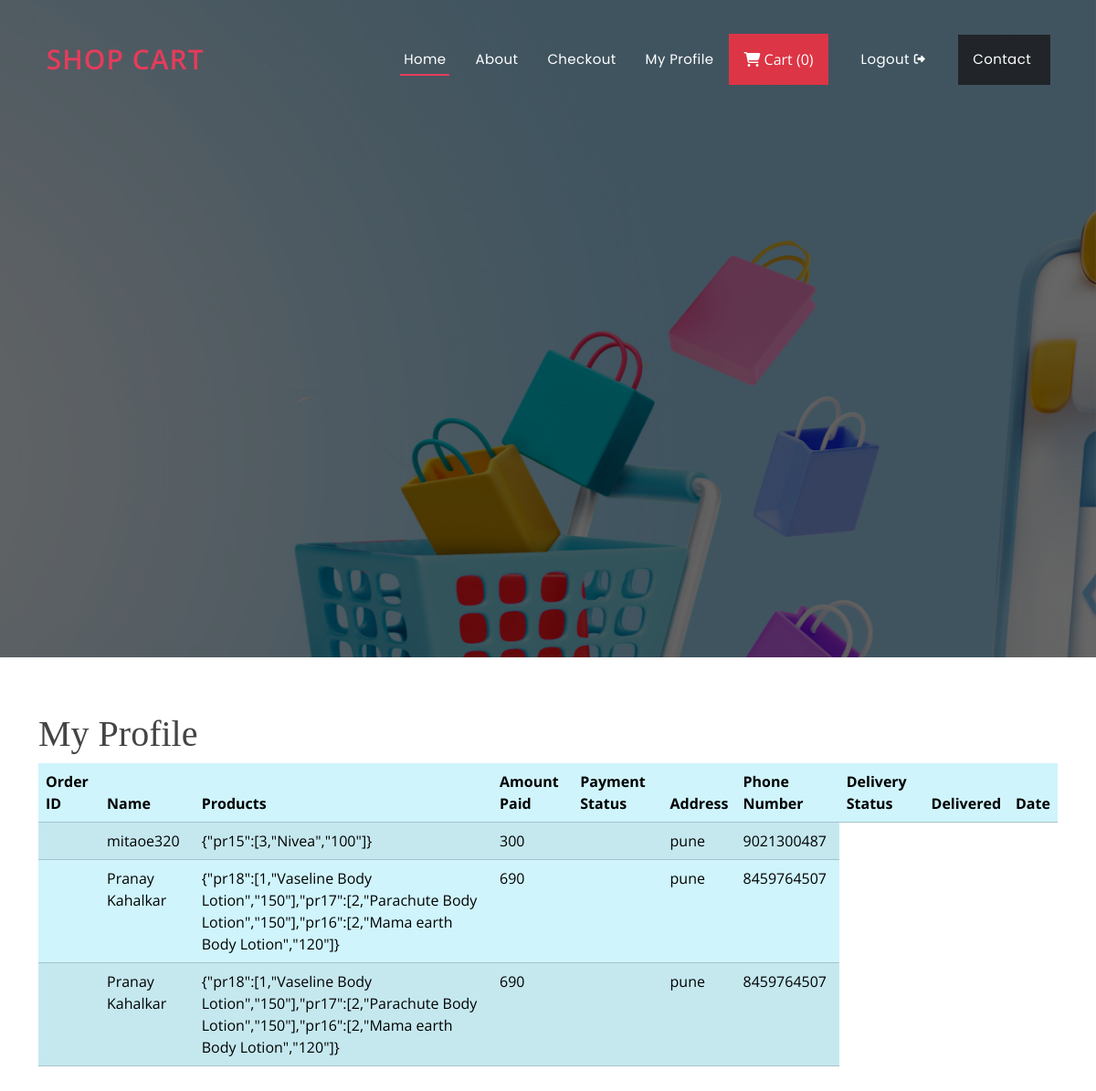
/profile/ (signed in), run on the app's committed database.
### ecommerceapp/models.py (models this page shows, shortened)
class Orders(models.Model):
    order_id = models.AutoField(primary_key=True)
    items_json =  models.CharField(max_length=5000)
    amount = models.IntegerField(default=0)
    name = models.CharField(max_length=90)
    email = models.CharField(max_length=90)
    address1 = models.CharField(max_length=200)
    address2 = models.CharField(max_length=200)
    city = models.CharField(max_length=100)
    state = models.CharField(max_length=100)
    zip_code = models.CharField(max_length=100)
    oid=models.CharField(max_length=150,blank=True)
    amountpaid=models.CharField(max_length=500,blank=True,null=True)
    paymentstatus=models.CharField(max_length=20,blank=True)
    phone = models.CharField(max_length=100,default="")

### ecommerceapp/views.py (the view)
# urls.py: path('profile/',views.profile,name="profile"),
def profile(request):
    if not request.user.is_authenticated:
        messages.warning(request,"Login & Try Again")
        return redirect('/auth/login')
    currentuser=request.user.username
    items=Orders.objects.filter(email=currentuser)
    rid=""
    for i in items:
        print(i.oid)
        myid=i.oid
        rid=myid.replace("ShopyCart","")
        print(rid)
    status=OrderUpdate.objects.filter(order_id=int())
    for j in status:
        print(j.update_desc)
    context ={"items":items,"status":status}
    return render(request,"profile.html",context)

### templates/profile.html (shortened to what this page needs)
{% extends 'base.html' %}
{% block body %}
<section id="portfolio" class="portfolio">
    <div class="container">
<h1>My Profile</h1>
<table class="table table-info table-striped">
    <thead>
      <tr>
        <th scope="col">Order ID</th>
        <th scope="col">Name</th>
        <th scope="col">Products</th>
        <th scope="col">Amount Paid</th>
        <th scope="col">Payment Status</th>
        <th scope="col">Address</th>
        <th scope="col">Phone Number</th>
        <th scope="col">Delivery Status</th>
        <th scope="col">Delivered</th>
        <th scope="col">Date</th>
      </tr>
    </thead>
    <tbody>
        {% for i  in items %}
        <tr>
            <th scope="row">{{i.oid}} </th>
            <td> {{i.name}}</td>
            <td>{{i.items_json}} </td>
            <td>{{i.amount}} </td>
            <td> {{i.paymentstatus}}</td>
            <td> {{i.address1}}</td>
            <td> {{i.phone}}</td>
        {% endfor %}
    </tbody>
</table>
    </div>
</section>
{% endblock body %}

### static/assets/css/style.css (style rules this page uses)
body { font-family: "Open Sans", sans-serif; color: #444444; }
h1, h2, h3, h4, h5, h6 { font-family: cursive; }
section { padding: 60px 0; overflow: hidden; }

### data on the page
Orders: name "mitaoe320", items_json "{\"pr15\":[3,\"Nivea\",\"100\"]}", amount "300", address1 "pune", phone "9021300487"
Orders: name "Pranay Kahalkar", items_json "{\"pr18\":[1,\"Vaseline Body Lotion\",\"150\"],\"pr17\":[2,\"Parachute Body Lotion\",\"150\"],\"pr16\":[2,\"Mama earth Body Lotion\",\"120\"]}", amount "690", address1 "pune", phone "8459764507"
Orders: name "Pranay Kahalkar", items_json "{\"pr18\":[1,\"Vaseline Body Lotion\",\"150\"],\"pr17\":[2,\"Parachute Body Lotion\",\"150\"],\"pr16\":[2,\"Mama earth Body Lotion\",\"120\"]}", amount "690", address1 "pune", phone "8459764507"
